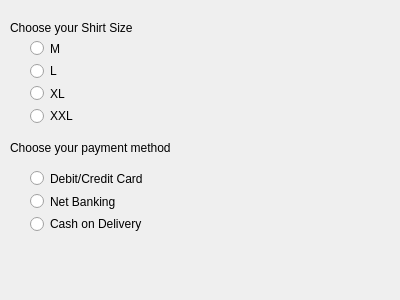
<?xml version="1.0" encoding="UTF-8"?>
<ui version="4.0">
 <class>Dialog</class>
 <widget class="QDialog" name="Dialog">
  <property name="geometry">
   <rect>
    <x>0</x>
    <y>0</y>
    <width>400</width>
    <height>300</height>
   </rect>
  </property>
  <property name="windowTitle">
   <string>Dialog</string>
  </property>
  <widget class="QLabel" name="label">
   <property name="geometry">
    <rect>
     <x>10</x>
     <y>20</y>
     <width>331</width>
     <height>16</height>
    </rect>
   </property>
   <property name="text">
    <string>Choose your Shirt Size</string>
   </property>
  </widget>
  <widget class="QLabel" name="label_2">
   <property name="geometry">
    <rect>
     <x>10</x>
     <y>140</y>
     <width>331</width>
     <height>16</height>
    </rect>
   </property>
   <property name="text">
    <string>Choose your payment method</string>
   </property>
  </widget>
  <widget class="QLabel" name="labelSelected">
   <property name="geometry">
    <rect>
     <x>10</x>
     <y>260</y>
     <width>361</width>
     <height>16</height>
    </rect>
   </property>
   <property name="text">
    <string/>
   </property>
  </widget>
  <widget class="QWidget" name="">
   <property name="geometry">
    <rect>
     <x>30</x>
     <y>40</y>
     <width>43</width>
     <height>84</height>
    </rect>
   </property>
   <layout class="QVBoxLayout" name="verticalLayoutSize">
    <item>
     <widget class="QRadioButton" name="radioButtonM">
      <property name="text">
       <string>M</string>
      </property>
     </widget>
    </item>
    <item>
     <widget class="QRadioButton" name="radioButtonL">
      <property name="text">
       <string>L</string>
      </property>
     </widget>
    </item>
    <item>
     <widget class="QRadioButton" name="radioButtonXL">
      <property name="text">
       <string>XL</string>
      </property>
     </widget>
    </item>
    <item>
     <widget class="QRadioButton" name="radioButtonXXL">
      <property name="text">
       <string>XXL</string>
      </property>
     </widget>
    </item>
   </layout>
  </widget>
  <widget class="QWidget" name="">
   <property name="geometry">
    <rect>
     <x>30</x>
     <y>170</y>
     <width>127</width>
     <height>62</height>
    </rect>
   </property>
   <layout class="QVBoxLayout" name="verticalLayoutPayment">
    <item>
     <widget class="QRadioButton" name="radioButtonCard">
      <property name="text">
       <string>Debit/Credit Card</string>
      </property>
     </widget>
    </item>
    <item>
     <widget class="QRadioButton" name="radioButtonNetBanking">
      <property name="text">
       <string>Net Banking</string>
      </property>
     </widget>
    </item>
    <item>
     <widget class="QRadioButton" name="radioButtonCashOnDelivery">
      <property name="text">
       <string>Cash on Delivery</string>
      </property>
     </widget>
    </item>
   </layout>
  </widget>
 </widget>
 <resources/>
 <connections/>
</ui>
